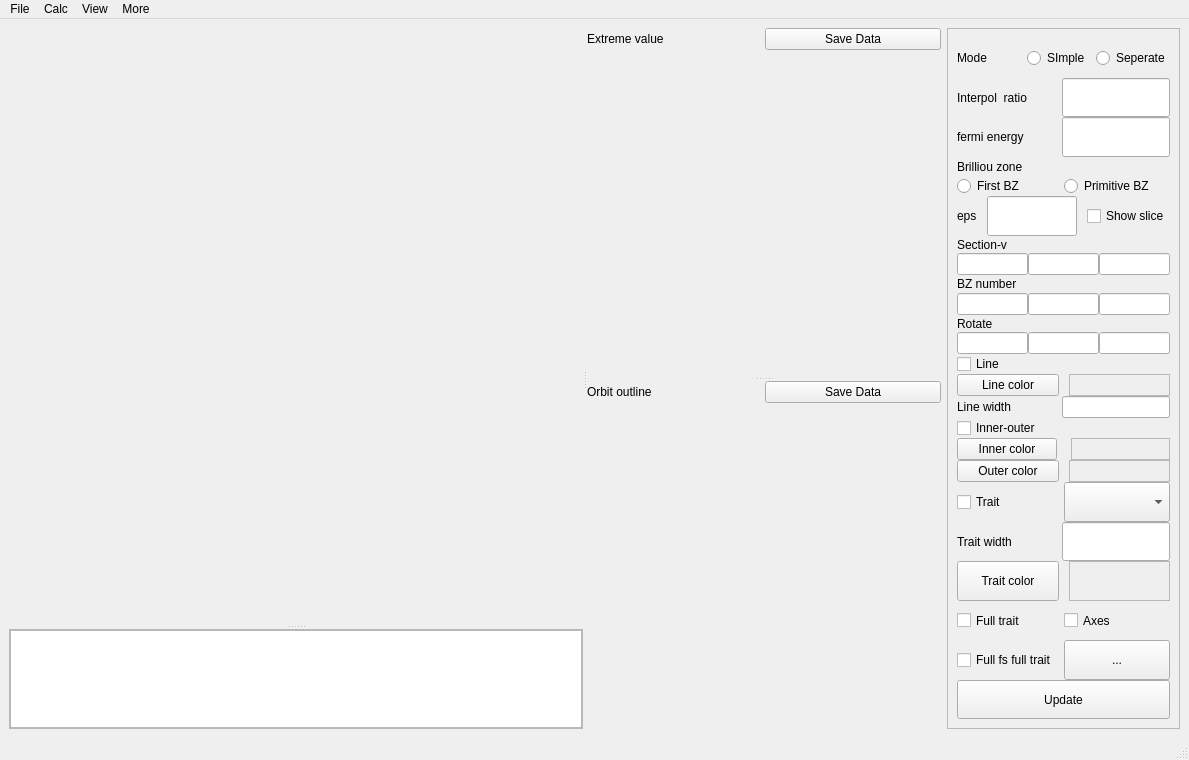
<?xml version="1.0" encoding="UTF-8"?>
<ui version="4.0">
 <class>MainWindow</class>
 <widget class="QMainWindow" name="MainWindow">
  <property name="geometry">
   <rect>
    <x>0</x>
    <y>0</y>
    <width>1189</width>
    <height>760</height>
   </rect>
  </property>
  <property name="minimumSize">
   <size>
    <width>0</width>
    <height>0</height>
   </size>
  </property>
  <property name="windowTitle">
   <string>Skeaf_demo</string>
  </property>
  <property name="autoFillBackground">
   <bool>true</bool>
  </property>
  <widget class="QWidget" name="centralwidget">
   <layout class="QGridLayout" name="gridLayout">
    <item row="0" column="2">
     <widget class="QFrame" name="para_frame">
      <property name="sizePolicy">
       <sizepolicy hsizetype="Expanding" vsizetype="Expanding">
        <horstretch>1</horstretch>
        <verstretch>0</verstretch>
       </sizepolicy>
      </property>
      <property name="minimumSize">
       <size>
        <width>200</width>
        <height>700</height>
       </size>
      </property>
      <property name="autoFillBackground">
       <bool>true</bool>
      </property>
      <property name="frameShape">
       <enum>QFrame::StyledPanel</enum>
      </property>
      <property name="frameShadow">
       <enum>QFrame::Raised</enum>
      </property>
      <layout class="QGridLayout" name="gridLayout_2">
       <property name="verticalSpacing">
        <number>0</number>
       </property>
       <item row="0" column="0">
        <layout class="QHBoxLayout" name="mode_layout">
         <item>
          <widget class="QLabel" name="mode_label">
           <property name="sizePolicy">
            <sizepolicy hsizetype="Expanding" vsizetype="Expanding">
             <horstretch>0</horstretch>
             <verstretch>0</verstretch>
            </sizepolicy>
           </property>
           <property name="text">
            <string>Mode</string>
           </property>
          </widget>
         </item>
         <item>
          <widget class="QRadioButton" name="simple_button">
           <property name="sizePolicy">
            <sizepolicy hsizetype="Expanding" vsizetype="Expanding">
             <horstretch>0</horstretch>
             <verstretch>0</verstretch>
            </sizepolicy>
           </property>
           <property name="text">
            <string>SImple</string>
           </property>
           <attribute name="buttonGroup">
            <string notr="true">mode_button_group</string>
           </attribute>
          </widget>
         </item>
         <item>
          <widget class="QRadioButton" name="seperate_button">
           <property name="sizePolicy">
            <sizepolicy hsizetype="Expanding" vsizetype="Expanding">
             <horstretch>0</horstretch>
             <verstretch>0</verstretch>
            </sizepolicy>
           </property>
           <property name="text">
            <string>Seperate</string>
           </property>
           <attribute name="buttonGroup">
            <string notr="true">mode_button_group</string>
           </attribute>
          </widget>
         </item>
        </layout>
       </item>
       <item row="1" column="0">
        <layout class="QHBoxLayout" name="interpol_ratio_layout">
         <item>
          <widget class="QLabel" name="interpol_ratio_label">
           <property name="sizePolicy">
            <sizepolicy hsizetype="Expanding" vsizetype="Expanding">
             <horstretch>0</horstretch>
             <verstretch>0</verstretch>
            </sizepolicy>
           </property>
           <property name="text">
            <string>Interpol  ratio</string>
           </property>
          </widget>
         </item>
         <item>
          <widget class="QLineEdit" name="interpol_ratio_line">
           <property name="sizePolicy">
            <sizepolicy hsizetype="Expanding" vsizetype="Expanding">
             <horstretch>0</horstretch>
             <verstretch>0</verstretch>
            </sizepolicy>
           </property>
          </widget>
         </item>
        </layout>
       </item>
       <item row="2" column="0">
        <layout class="QHBoxLayout" name="fermi_energy_layout">
         <property name="spacing">
          <number>11</number>
         </property>
         <item>
          <widget class="QLabel" name="fermi_energy">
           <property name="sizePolicy">
            <sizepolicy hsizetype="Expanding" vsizetype="Expanding">
             <horstretch>0</horstretch>
             <verstretch>0</verstretch>
            </sizepolicy>
           </property>
           <property name="text">
            <string>fermi energy</string>
           </property>
          </widget>
         </item>
         <item>
          <widget class="QLineEdit" name="fermi_energy_line">
           <property name="sizePolicy">
            <sizepolicy hsizetype="Expanding" vsizetype="Expanding">
             <horstretch>0</horstretch>
             <verstretch>0</verstretch>
            </sizepolicy>
           </property>
          </widget>
         </item>
        </layout>
       </item>
       <item row="3" column="0">
        <layout class="QVBoxLayout" name="brilliou_zone_layout">
         <item>
          <widget class="QLabel" name="brilliou_zone_label">
           <property name="sizePolicy">
            <sizepolicy hsizetype="Expanding" vsizetype="Expanding">
             <horstretch>0</horstretch>
             <verstretch>0</verstretch>
            </sizepolicy>
           </property>
           <property name="text">
            <string>Brilliou zone</string>
           </property>
          </widget>
         </item>
         <item>
          <layout class="QHBoxLayout" name="brilliou_zone_select_layout">
           <item>
            <widget class="QRadioButton" name="first_bz_button">
             <property name="sizePolicy">
              <sizepolicy hsizetype="Expanding" vsizetype="Expanding">
               <horstretch>0</horstretch>
               <verstretch>0</verstretch>
              </sizepolicy>
             </property>
             <property name="text">
              <string>First BZ</string>
             </property>
             <attribute name="buttonGroup">
              <string notr="true">bz_button_group</string>
             </attribute>
            </widget>
           </item>
           <item>
            <widget class="QRadioButton" name="primitive_bz_button">
             <property name="sizePolicy">
              <sizepolicy hsizetype="Expanding" vsizetype="Expanding">
               <horstretch>0</horstretch>
               <verstretch>0</verstretch>
              </sizepolicy>
             </property>
             <property name="text">
              <string>Primitive BZ</string>
             </property>
             <attribute name="buttonGroup">
              <string notr="true">bz_button_group</string>
             </attribute>
            </widget>
           </item>
          </layout>
         </item>
        </layout>
       </item>
       <item row="4" column="0">
        <layout class="QHBoxLayout" name="eps_show_slice_layout">
         <property name="spacing">
          <number>10</number>
         </property>
         <item>
          <layout class="QHBoxLayout" name="eps_layout">
           <item>
            <widget class="QLabel" name="eps_label">
             <property name="sizePolicy">
              <sizepolicy hsizetype="Expanding" vsizetype="Expanding">
               <horstretch>0</horstretch>
               <verstretch>0</verstretch>
              </sizepolicy>
             </property>
             <property name="text">
              <string>eps</string>
             </property>
            </widget>
           </item>
           <item>
            <widget class="QLineEdit" name="eps_line">
             <property name="sizePolicy">
              <sizepolicy hsizetype="Expanding" vsizetype="Expanding">
               <horstretch>0</horstretch>
               <verstretch>0</verstretch>
              </sizepolicy>
             </property>
            </widget>
           </item>
          </layout>
         </item>
         <item>
          <widget class="QCheckBox" name="show_slice_checkbox">
           <property name="sizePolicy">
            <sizepolicy hsizetype="Expanding" vsizetype="Expanding">
             <horstretch>0</horstretch>
             <verstretch>0</verstretch>
            </sizepolicy>
           </property>
           <property name="text">
            <string>Show slice</string>
           </property>
          </widget>
         </item>
        </layout>
       </item>
       <item row="5" column="0">
        <layout class="QVBoxLayout" name="section_v_layout">
         <item>
          <widget class="QLabel" name="section_v_label">
           <property name="sizePolicy">
            <sizepolicy hsizetype="Expanding" vsizetype="Expanding">
             <horstretch>0</horstretch>
             <verstretch>0</verstretch>
            </sizepolicy>
           </property>
           <property name="text">
            <string>Section-v</string>
           </property>
          </widget>
         </item>
         <item>
          <layout class="QHBoxLayout" name="section_v_line_layout">
           <item>
            <widget class="QLineEdit" name="section_v_line1">
             <property name="sizePolicy">
              <sizepolicy hsizetype="Expanding" vsizetype="Expanding">
               <horstretch>0</horstretch>
               <verstretch>0</verstretch>
              </sizepolicy>
             </property>
            </widget>
           </item>
           <item>
            <widget class="QLineEdit" name="section_v_line2">
             <property name="sizePolicy">
              <sizepolicy hsizetype="Expanding" vsizetype="Expanding">
               <horstretch>0</horstretch>
               <verstretch>0</verstretch>
              </sizepolicy>
             </property>
            </widget>
           </item>
           <item>
            <widget class="QLineEdit" name="section_v_line3">
             <property name="sizePolicy">
              <sizepolicy hsizetype="Expanding" vsizetype="Expanding">
               <horstretch>0</horstretch>
               <verstretch>0</verstretch>
              </sizepolicy>
             </property>
            </widget>
           </item>
          </layout>
         </item>
        </layout>
       </item>
       <item row="6" column="0">
        <layout class="QVBoxLayout" name="bz_number_layout">
         <item>
          <widget class="QLabel" name="bz_number_label">
           <property name="sizePolicy">
            <sizepolicy hsizetype="Expanding" vsizetype="Expanding">
             <horstretch>0</horstretch>
             <verstretch>0</verstretch>
            </sizepolicy>
           </property>
           <property name="text">
            <string>BZ number</string>
           </property>
          </widget>
         </item>
         <item>
          <layout class="QHBoxLayout" name="bz_number_line_layout">
           <item>
            <widget class="QLineEdit" name="bz_number_line1">
             <property name="sizePolicy">
              <sizepolicy hsizetype="Expanding" vsizetype="Expanding">
               <horstretch>0</horstretch>
               <verstretch>0</verstretch>
              </sizepolicy>
             </property>
            </widget>
           </item>
           <item>
            <widget class="QLineEdit" name="bz_number_line2">
             <property name="sizePolicy">
              <sizepolicy hsizetype="Expanding" vsizetype="Expanding">
               <horstretch>0</horstretch>
               <verstretch>0</verstretch>
              </sizepolicy>
             </property>
            </widget>
           </item>
           <item>
            <widget class="QLineEdit" name="bz_number_line3">
             <property name="sizePolicy">
              <sizepolicy hsizetype="Expanding" vsizetype="Expanding">
               <horstretch>0</horstretch>
               <verstretch>0</verstretch>
              </sizepolicy>
             </property>
            </widget>
           </item>
          </layout>
         </item>
        </layout>
       </item>
       <item row="7" column="0">
        <layout class="QVBoxLayout" name="rotate_layout">
         <item>
          <widget class="QLabel" name="rotate_label">
           <property name="sizePolicy">
            <sizepolicy hsizetype="Expanding" vsizetype="Expanding">
             <horstretch>0</horstretch>
             <verstretch>0</verstretch>
            </sizepolicy>
           </property>
           <property name="text">
            <string>Rotate</string>
           </property>
          </widget>
         </item>
         <item>
          <layout class="QHBoxLayout" name="rotate_line_layout">
           <item>
            <widget class="QLineEdit" name="rotate_line1">
             <property name="sizePolicy">
              <sizepolicy hsizetype="Expanding" vsizetype="Expanding">
               <horstretch>0</horstretch>
               <verstretch>0</verstretch>
              </sizepolicy>
             </property>
            </widget>
           </item>
           <item>
            <widget class="QLineEdit" name="rotate_line2">
             <property name="sizePolicy">
              <sizepolicy hsizetype="Expanding" vsizetype="Expanding">
               <horstretch>0</horstretch>
               <verstretch>0</verstretch>
              </sizepolicy>
             </property>
            </widget>
           </item>
           <item>
            <widget class="QLineEdit" name="rotate_line3">
             <property name="sizePolicy">
              <sizepolicy hsizetype="Expanding" vsizetype="Expanding">
               <horstretch>0</horstretch>
               <verstretch>0</verstretch>
              </sizepolicy>
             </property>
            </widget>
           </item>
          </layout>
         </item>
        </layout>
       </item>
       <item row="8" column="0">
        <layout class="QVBoxLayout" name="verticalLayout">
         <item>
          <widget class="QCheckBox" name="line_checkbox">
           <property name="sizePolicy">
            <sizepolicy hsizetype="Expanding" vsizetype="Expanding">
             <horstretch>0</horstretch>
             <verstretch>0</verstretch>
            </sizepolicy>
           </property>
           <property name="text">
            <string>Line</string>
           </property>
          </widget>
         </item>
         <item>
          <layout class="QHBoxLayout" name="line_color_layout">
           <property name="spacing">
            <number>10</number>
           </property>
           <item>
            <widget class="QPushButton" name="line_color_button">
             <property name="sizePolicy">
              <sizepolicy hsizetype="Expanding" vsizetype="Expanding">
               <horstretch>0</horstretch>
               <verstretch>0</verstretch>
              </sizepolicy>
             </property>
             <property name="text">
              <string>Line color</string>
             </property>
            </widget>
           </item>
           <item>
            <widget class="QFrame" name="line_color_frame">
             <property name="sizePolicy">
              <sizepolicy hsizetype="Expanding" vsizetype="Expanding">
               <horstretch>0</horstretch>
               <verstretch>0</verstretch>
              </sizepolicy>
             </property>
             <property name="frameShape">
              <enum>QFrame::StyledPanel</enum>
             </property>
             <property name="frameShadow">
              <enum>QFrame::Raised</enum>
             </property>
            </widget>
           </item>
          </layout>
         </item>
         <item>
          <layout class="QHBoxLayout" name="line_width_layout">
           <property name="spacing">
            <number>11</number>
           </property>
           <item>
            <widget class="QLabel" name="line_width_label">
             <property name="sizePolicy">
              <sizepolicy hsizetype="Expanding" vsizetype="Expanding">
               <horstretch>0</horstretch>
               <verstretch>0</verstretch>
              </sizepolicy>
             </property>
             <property name="text">
              <string>Line width</string>
             </property>
            </widget>
           </item>
           <item>
            <widget class="QLineEdit" name="line_width_line">
             <property name="sizePolicy">
              <sizepolicy hsizetype="Expanding" vsizetype="Expanding">
               <horstretch>0</horstretch>
               <verstretch>0</verstretch>
              </sizepolicy>
             </property>
             <property name="text">
              <string/>
             </property>
            </widget>
           </item>
          </layout>
         </item>
        </layout>
       </item>
       <item row="9" column="0">
        <layout class="QVBoxLayout" name="inner_outer_layout">
         <item>
          <widget class="QCheckBox" name="inner_outer_checkbox">
           <property name="sizePolicy">
            <sizepolicy hsizetype="Expanding" vsizetype="Expanding">
             <horstretch>0</horstretch>
             <verstretch>0</verstretch>
            </sizepolicy>
           </property>
           <property name="text">
            <string>Inner-outer</string>
           </property>
          </widget>
         </item>
         <item>
          <layout class="QHBoxLayout" name="inner_color_color_layout">
           <property name="spacing">
            <number>14</number>
           </property>
           <item>
            <widget class="QPushButton" name="inner_color_button">
             <property name="sizePolicy">
              <sizepolicy hsizetype="Expanding" vsizetype="Expanding">
               <horstretch>0</horstretch>
               <verstretch>0</verstretch>
              </sizepolicy>
             </property>
             <property name="text">
              <string>Inner color</string>
             </property>
            </widget>
           </item>
           <item>
            <widget class="QFrame" name="inner_color_frame">
             <property name="sizePolicy">
              <sizepolicy hsizetype="Expanding" vsizetype="Expanding">
               <horstretch>0</horstretch>
               <verstretch>0</verstretch>
              </sizepolicy>
             </property>
             <property name="frameShape">
              <enum>QFrame::StyledPanel</enum>
             </property>
             <property name="frameShadow">
              <enum>QFrame::Raised</enum>
             </property>
            </widget>
           </item>
          </layout>
         </item>
         <item>
          <layout class="QHBoxLayout" name="outer_color_layout">
           <property name="spacing">
            <number>10</number>
           </property>
           <item>
            <widget class="QPushButton" name="outer_color_button">
             <property name="sizePolicy">
              <sizepolicy hsizetype="Expanding" vsizetype="Expanding">
               <horstretch>0</horstretch>
               <verstretch>0</verstretch>
              </sizepolicy>
             </property>
             <property name="text">
              <string>Outer color</string>
             </property>
            </widget>
           </item>
           <item>
            <widget class="QFrame" name="outer_color_frame">
             <property name="sizePolicy">
              <sizepolicy hsizetype="Expanding" vsizetype="Expanding">
               <horstretch>0</horstretch>
               <verstretch>0</verstretch>
              </sizepolicy>
             </property>
             <property name="frameShape">
              <enum>QFrame::StyledPanel</enum>
             </property>
             <property name="frameShadow">
              <enum>QFrame::Raised</enum>
             </property>
            </widget>
           </item>
          </layout>
         </item>
        </layout>
       </item>
       <item row="10" column="0">
        <layout class="QHBoxLayout" name="trait_layout">
         <item>
          <widget class="QCheckBox" name="trait_check_box">
           <property name="sizePolicy">
            <sizepolicy hsizetype="Expanding" vsizetype="Expanding">
             <horstretch>0</horstretch>
             <verstretch>0</verstretch>
            </sizepolicy>
           </property>
           <property name="text">
            <string>Trait</string>
           </property>
          </widget>
         </item>
         <item>
          <widget class="CheckableComboBox" name="trait_select_combobox">
           <property name="sizePolicy">
            <sizepolicy hsizetype="Expanding" vsizetype="Expanding">
             <horstretch>0</horstretch>
             <verstretch>0</verstretch>
            </sizepolicy>
           </property>
          </widget>
         </item>
        </layout>
       </item>
       <item row="11" column="0">
        <layout class="QHBoxLayout" name="trait_width_layout">
         <property name="spacing">
          <number>11</number>
         </property>
         <item>
          <widget class="QLabel" name="trait_width_label">
           <property name="sizePolicy">
            <sizepolicy hsizetype="Expanding" vsizetype="Expanding">
             <horstretch>0</horstretch>
             <verstretch>0</verstretch>
            </sizepolicy>
           </property>
           <property name="text">
            <string>Trait width</string>
           </property>
          </widget>
         </item>
         <item>
          <widget class="QLineEdit" name="trait_width_line">
           <property name="sizePolicy">
            <sizepolicy hsizetype="Expanding" vsizetype="Expanding">
             <horstretch>0</horstretch>
             <verstretch>0</verstretch>
            </sizepolicy>
           </property>
          </widget>
         </item>
        </layout>
       </item>
       <item row="12" column="0">
        <layout class="QHBoxLayout" name="trait_color_layout">
         <property name="spacing">
          <number>10</number>
         </property>
         <item>
          <widget class="QPushButton" name="trait_color_button">
           <property name="sizePolicy">
            <sizepolicy hsizetype="Expanding" vsizetype="Expanding">
             <horstretch>0</horstretch>
             <verstretch>0</verstretch>
            </sizepolicy>
           </property>
           <property name="text">
            <string>Trait color</string>
           </property>
          </widget>
         </item>
         <item>
          <widget class="QFrame" name="trait_color_frame">
           <property name="sizePolicy">
            <sizepolicy hsizetype="Expanding" vsizetype="Expanding">
             <horstretch>0</horstretch>
             <verstretch>0</verstretch>
            </sizepolicy>
           </property>
           <property name="frameShape">
            <enum>QFrame::StyledPanel</enum>
           </property>
           <property name="frameShadow">
            <enum>QFrame::Raised</enum>
           </property>
          </widget>
         </item>
        </layout>
       </item>
       <item row="13" column="0">
        <layout class="QHBoxLayout" name="horizontalLayout">
         <item>
          <widget class="QCheckBox" name="full_trait_checkbox">
           <property name="sizePolicy">
            <sizepolicy hsizetype="Expanding" vsizetype="Expanding">
             <horstretch>0</horstretch>
             <verstretch>0</verstretch>
            </sizepolicy>
           </property>
           <property name="text">
            <string>Full trait</string>
           </property>
          </widget>
         </item>
         <item>
          <widget class="QCheckBox" name="axes_checkbox">
           <property name="sizePolicy">
            <sizepolicy hsizetype="Expanding" vsizetype="Expanding">
             <horstretch>0</horstretch>
             <verstretch>0</verstretch>
            </sizepolicy>
           </property>
           <property name="text">
            <string>Axes</string>
           </property>
          </widget>
         </item>
        </layout>
       </item>
       <item row="14" column="0">
        <layout class="QHBoxLayout" name="horizontalLayout_2">
         <item>
          <widget class="QCheckBox" name="full_fs_full_trait_checkbox">
           <property name="sizePolicy">
            <sizepolicy hsizetype="Expanding" vsizetype="Expanding">
             <horstretch>0</horstretch>
             <verstretch>0</verstretch>
            </sizepolicy>
           </property>
           <property name="text">
            <string>Full fs full trait</string>
           </property>
          </widget>
         </item>
         <item>
          <widget class="QPushButton" name="more_button">
           <property name="sizePolicy">
            <sizepolicy hsizetype="Expanding" vsizetype="Expanding">
             <horstretch>0</horstretch>
             <verstretch>0</verstretch>
            </sizepolicy>
           </property>
           <property name="text">
            <string>...</string>
           </property>
          </widget>
         </item>
        </layout>
       </item>
       <item row="15" column="0">
        <widget class="QPushButton" name="update_button">
         <property name="sizePolicy">
          <sizepolicy hsizetype="Expanding" vsizetype="Expanding">
           <horstretch>0</horstretch>
           <verstretch>0</verstretch>
          </sizepolicy>
         </property>
         <property name="text">
          <string>Update</string>
         </property>
        </widget>
       </item>
      </layout>
     </widget>
    </item>
    <item row="0" column="1">
     <widget class="QSplitter" name="May_preFreq_ExtVal_OrbOut_splitter">
      <property name="sizePolicy">
       <sizepolicy hsizetype="Expanding" vsizetype="MinimumExpanding">
        <horstretch>4</horstretch>
        <verstretch>0</verstretch>
       </sizepolicy>
      </property>
      <property name="minimumSize">
       <size>
        <width>0</width>
        <height>0</height>
       </size>
      </property>
      <property name="orientation">
       <enum>Qt::Horizontal</enum>
      </property>
      <widget class="QSplitter" name="May_PreFre_splitter">
       <property name="orientation">
        <enum>Qt::Vertical</enum>
       </property>
       <widget class="MayaviQWidget" name="mayavi_widget" native="true">
        <property name="sizePolicy">
         <sizepolicy hsizetype="MinimumExpanding" vsizetype="Preferred">
          <horstretch>0</horstretch>
          <verstretch>4</verstretch>
         </sizepolicy>
        </property>
        <property name="minimumSize">
         <size>
          <width>400</width>
          <height>400</height>
         </size>
        </property>
        <property name="autoFillBackground">
         <bool>false</bool>
        </property>
       </widget>
       <widget class="QScrollArea" name="predicted_frequencies_scroll_area">
        <property name="sizePolicy">
         <sizepolicy hsizetype="Preferred" vsizetype="Preferred">
          <horstretch>0</horstretch>
          <verstretch>1</verstretch>
         </sizepolicy>
        </property>
        <property name="minimumSize">
         <size>
          <width>0</width>
          <height>100</height>
         </size>
        </property>
        <property name="autoFillBackground">
         <bool>true</bool>
        </property>
        <property name="widgetResizable">
         <bool>true</bool>
        </property>
        <widget class="QWidget" name="predicted_frequencies_scroll_area_content">
         <property name="geometry">
          <rect>
           <x>0</x>
           <y>0</y>
           <width>535</width>
           <height>96</height>
          </rect>
         </property>
         <property name="sizePolicy">
          <sizepolicy hsizetype="MinimumExpanding" vsizetype="Expanding">
           <horstretch>0</horstretch>
           <verstretch>0</verstretch>
          </sizepolicy>
         </property>
         <layout class="QGridLayout" name="gridLayout_3">
          <property name="leftMargin">
           <number>0</number>
          </property>
          <property name="topMargin">
           <number>0</number>
          </property>
          <property name="rightMargin">
           <number>0</number>
          </property>
          <property name="bottomMargin">
           <number>0</number>
          </property>
          <property name="spacing">
           <number>0</number>
          </property>
          <item row="0" column="0">
           <widget class="QTableWidget" name="predicted_frequencies_tabel_view"/>
          </item>
         </layout>
        </widget>
       </widget>
      </widget>
      <widget class="QSplitter" name="ExtVal_OrbOut_splitter">
       <property name="minimumSize">
        <size>
         <width>300</width>
         <height>400</height>
        </size>
       </property>
       <property name="orientation">
        <enum>Qt::Vertical</enum>
       </property>
       <property name="handleWidth">
        <number>4</number>
       </property>
       <widget class="QWidget" name="extreme_value_widget" native="true">
        <property name="sizePolicy">
         <sizepolicy hsizetype="Preferred" vsizetype="Preferred">
          <horstretch>0</horstretch>
          <verstretch>1</verstretch>
         </sizepolicy>
        </property>
        <property name="minimumSize">
         <size>
          <width>10</width>
          <height>10</height>
         </size>
        </property>
        <property name="autoFillBackground">
         <bool>false</bool>
        </property>
        <layout class="QGridLayout" name="gridLayout_4">
         <item row="0" column="0">
          <layout class="QVBoxLayout" name="extreme_value_layout">
           <property name="spacing">
            <number>2</number>
           </property>
           <item>
            <layout class="QHBoxLayout" name="ExtVal_SetPar_layout">
             <item>
              <widget class="QLabel" name="extreme_value_label">
               <property name="text">
                <string>Extreme value</string>
               </property>
              </widget>
             </item>
             <item>
              <widget class="QPushButton" name="extreme_value_set_parameters_button">
               <property name="text">
                <string>Save Data</string>
               </property>
              </widget>
             </item>
            </layout>
           </item>
           <item>
            <widget class="MyMatplotlibFigure" name="extreme_value_pic_widget" native="true">
             <property name="sizePolicy">
              <sizepolicy hsizetype="Preferred" vsizetype="MinimumExpanding">
               <horstretch>0</horstretch>
               <verstretch>0</verstretch>
              </sizepolicy>
             </property>
             <property name="minimumSize">
              <size>
               <width>0</width>
               <height>270</height>
              </size>
             </property>
             <property name="autoFillBackground">
              <bool>false</bool>
             </property>
            </widget>
           </item>
          </layout>
         </item>
        </layout>
       </widget>
       <widget class="QWidget" name="orbit_outline_widget" native="true">
        <property name="sizePolicy">
         <sizepolicy hsizetype="Preferred" vsizetype="Preferred">
          <horstretch>0</horstretch>
          <verstretch>1</verstretch>
         </sizepolicy>
        </property>
        <property name="minimumSize">
         <size>
          <width>1</width>
          <height>1</height>
         </size>
        </property>
        <property name="autoFillBackground">
         <bool>false</bool>
        </property>
        <layout class="QGridLayout" name="gridLayout_5">
         <item row="0" column="0">
          <layout class="QVBoxLayout" name="orbit_outline_layout">
           <property name="spacing">
            <number>2</number>
           </property>
           <item>
            <layout class="QHBoxLayout" name="OrbOut_SetPar_layout">
             <item>
              <widget class="QLabel" name="orbit_outline_label">
               <property name="text">
                <string>Orbit outline</string>
               </property>
              </widget>
             </item>
             <item>
              <widget class="QPushButton" name="orbit_outline_set_parameters_button">
               <property name="text">
                <string>Save Data</string>
               </property>
              </widget>
             </item>
            </layout>
           </item>
           <item>
            <widget class="MyMatplotlibFigure" name="orbit_outline_pic_widget" native="true">
             <property name="sizePolicy">
              <sizepolicy hsizetype="Preferred" vsizetype="MinimumExpanding">
               <horstretch>0</horstretch>
               <verstretch>0</verstretch>
              </sizepolicy>
             </property>
             <property name="minimumSize">
              <size>
               <width>0</width>
               <height>270</height>
              </size>
             </property>
            </widget>
           </item>
          </layout>
         </item>
        </layout>
       </widget>
      </widget>
     </widget>
    </item>
   </layout>
  </widget>
  <widget class="QMenuBar" name="menubar">
   <property name="geometry">
    <rect>
     <x>0</x>
     <y>0</y>
     <width>1189</width>
     <height>21</height>
    </rect>
   </property>
   <property name="sizePolicy">
    <sizepolicy hsizetype="Expanding" vsizetype="Expanding">
     <horstretch>0</horstretch>
     <verstretch>0</verstretch>
    </sizepolicy>
   </property>
   <widget class="QMenu" name="menuFile">
    <property name="title">
     <string>File</string>
    </property>
    <widget class="QMenu" name="menuImport_skeaf_file">
     <property name="title">
      <string>Import skeaf file</string>
     </property>
     <addaction name="actionImport_results_long_out"/>
     <addaction name="actionImport_results_orbitoutlines_invAng_out"/>
     <addaction name="actionImport_results_orbitoutlines_invau_out"/>
     <addaction name="actionImport_all_results_file"/>
    </widget>
    <addaction name="actionImport_bxsf_file"/>
    <addaction name="menuImport_skeaf_file"/>
    <addaction name="separator"/>
    <addaction name="actionExport_figure_data"/>
    <addaction name="actionSave_figure"/>
   </widget>
   <widget class="QMenu" name="menuCalc">
    <property name="title">
     <string>Calc</string>
    </property>
    <widget class="QMenu" name="menuNormal_calculation">
     <property name="title">
      <string>Normal calculation</string>
     </property>
     <addaction name="actionSettng_parameters"/>
    </widget>
    <addaction name="menuNormal_calculation"/>
    <addaction name="actionRotating_angle_calculation"/>
    <addaction name="actionSaving_results"/>
   </widget>
   <widget class="QMenu" name="menuView">
    <property name="title">
     <string>View</string>
    </property>
    <widget class="QMenu" name="menuGroup_Velocity">
     <property name="title">
      <string>Group Velocity</string>
     </property>
     <addaction name="actioncalculate"/>
     <addaction name="separator"/>
     <addaction name="actionvector"/>
     <addaction name="actionmag"/>
     <addaction name="actionavg"/>
    </widget>
    <addaction name="menuGroup_Velocity"/>
    <addaction name="actionB_direction"/>
   </widget>
   <widget class="QMenu" name="menuMore">
    <property name="title">
     <string>More</string>
    </property>
    <addaction name="actionslice"/>
   </widget>
   <addaction name="menuFile"/>
   <addaction name="menuCalc"/>
   <addaction name="menuView"/>
   <addaction name="menuMore"/>
  </widget>
  <widget class="QStatusBar" name="statusbar"/>
  <action name="actionImport_bxsf_file">
   <property name="text">
    <string>Import bxsf file</string>
   </property>
  </action>
  <action name="actionExport_figure_data">
   <property name="text">
    <string>Export figure data</string>
   </property>
  </action>
  <action name="actionSave_figure">
   <property name="text">
    <string>Save figure</string>
   </property>
  </action>
  <action name="actionImport_results_long_out">
   <property name="text">
    <string>Import results_long.out</string>
   </property>
  </action>
  <action name="actionImport_results_orbitoutlines_invAng_out">
   <property name="text">
    <string>Import results_orbitoutlines_invAng.out</string>
   </property>
  </action>
  <action name="actionImport_results_orbitoutlines_invau_out">
   <property name="text">
    <string>Import results_orbitoutlines_invau.out</string>
   </property>
  </action>
  <action name="actionImport_all_results_file">
   <property name="text">
    <string>Import all results file</string>
   </property>
  </action>
  <action name="actionImport_config_in">
   <property name="text">
    <string>Import config.in</string>
   </property>
  </action>
  <action name="actionSettng_parameters">
   <property name="text">
    <string>Settng parameters</string>
   </property>
  </action>
  <action name="actionRotating_angle_calculation">
   <property name="text">
    <string>Rotating angle calculation</string>
   </property>
  </action>
  <action name="actionSaving_results">
   <property name="text">
    <string>Save results</string>
   </property>
  </action>
  <action name="actionB_direction">
   <property name="text">
    <string>B direction</string>
   </property>
  </action>
  <action name="actioncalculate">
   <property name="text">
    <string>calculate</string>
   </property>
  </action>
  <action name="actionvector">
   <property name="checkable">
    <bool>true</bool>
   </property>
   <property name="text">
    <string>vector</string>
   </property>
  </action>
  <action name="actionmag">
   <property name="checkable">
    <bool>true</bool>
   </property>
   <property name="text">
    <string>mag</string>
   </property>
  </action>
  <action name="actionavg">
   <property name="checkable">
    <bool>true</bool>
   </property>
   <property name="text">
    <string>avg</string>
   </property>
  </action>
  <action name="actionslice">
   <property name="text">
    <string>Slice</string>
   </property>
  </action>
 </widget>
 <customwidgets>
  <customwidget>
   <class>MayaviQWidget</class>
   <extends>QWidget</extends>
   <header location="global">mayavi_show</header>
   <container>1</container>
  </customwidget>
  <customwidget>
   <class>CheckableComboBox</class>
   <extends>QComboBox</extends>
   <header location="global">comboCheckbox</header>
  </customwidget>
  <customwidget>
   <class>MyMatplotlibFigure</class>
   <extends>QWidget</extends>
   <header location="global">matplot_show</header>
   <container>1</container>
  </customwidget>
 </customwidgets>
 <resources/>
 <connections/>
 <buttongroups>
  <buttongroup name="bz_button_group"/>
  <buttongroup name="mode_button_group"/>
 </buttongroups>
</ui>
